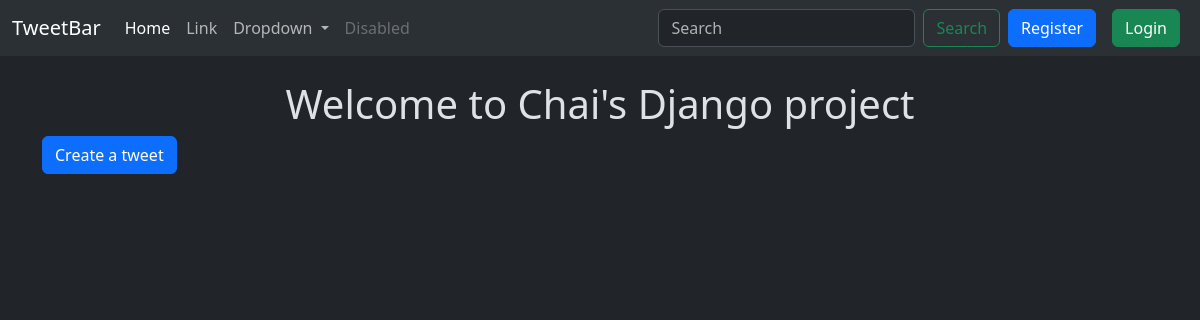
The app's page /tweet/, older data.
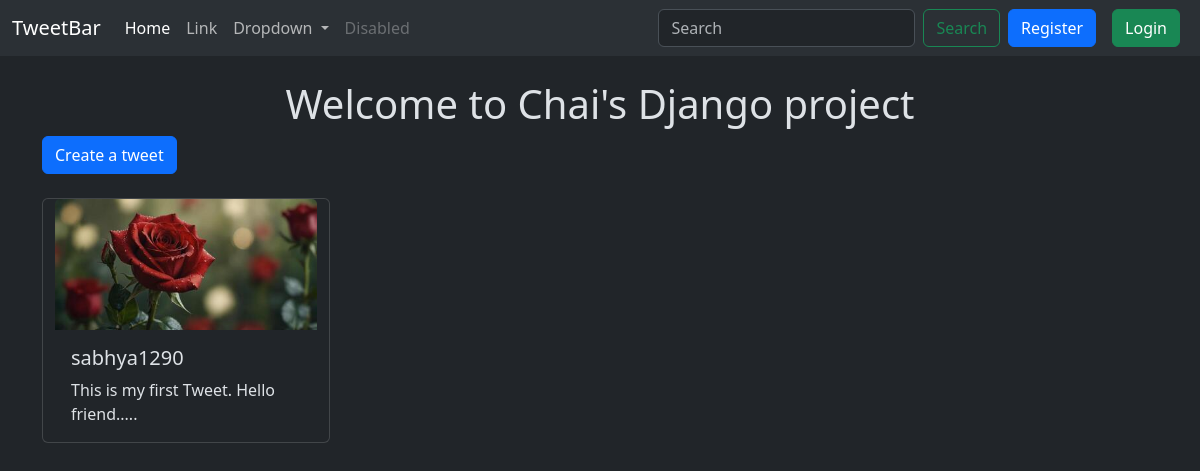
The same page, newer data.
### tweet/models.py (models this page shows, shortened)
class Tweet(models.Model):
    user = models.ForeignKey(User, on_delete = models.CASCADE)
    text = models.TextField(max_length=240)
    photo = models.ImageField(upload_to='photos/', blank=True, null=True)
    created_at = models.DateTimeField(auto_now_add=True)
    updated_at = models.DateTimeField(auto_now=True)

### tweet/views.py (the view)
# urls.py: path('', views.tweet_list, name = 'tweet_list'),
def tweet_list(request):
    tweets = Tweet.objects.all().order_by('-created_at')
    return render(request, 'tweet_list.html', {'tweets': tweets})

### tweet/templates/tweet_list.html (shortened to what this page needs)
{% extends "base.html" %}
{% block content %}
<h1 class= "text-center mt-4"> Welcome to Chai's Django project</h1>
<a class="btn btn-primary mb-4" href="{% url 'tweet_create' %}">Create a tweet </a>
<div class="container row gap-3">
    {% for tweet in tweets %}
    <div class="card" style="width: 18rem;">
        <img src="{{tweet.photo.url}}" class="card-img-top" alt="...">
        <div class="card-body">
            <h5 class="card-title">{{tweet.user.username}}</h5>
            <p class="card-text">{{tweet.text}}</p>
        </div>
    </div>
    {% endfor %}
</div>
{% endblock %}

Row changes from the older to the newer data that the page shows:
added Tweet: photo (picture), user.username "sabhya1290", text "This is my first Tweet. Hello friend....."
